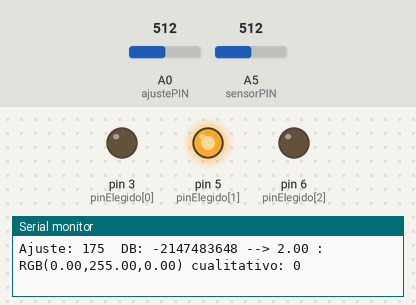
This sketch was run on a simulated Arduino Uno, built with avr-gcc and run on an emulated ATmega328P. Shown: output pins drawn as LEDs (lit = HIGH), the last lines printed to the serial monitor. Inputs (shaded band) come from the test bench; at power-on: A5 (sensorPIN) = 512, A0 (ajustePIN) = 512.

Above: at 1.2 s.
1.3 s: A5 (sensorPIN) set to 716
At 1.6 s:
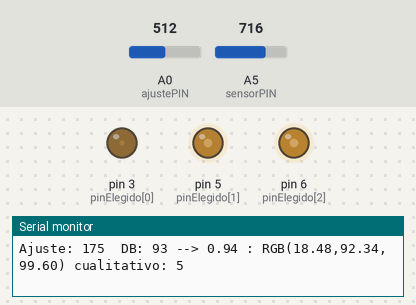
3.2 s: A5 (sensorPIN) set to 511
At 3.8 s:
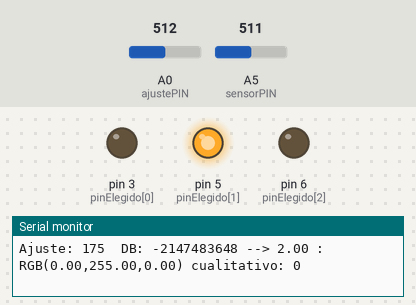
Timing chart, 0 to 6.2 s (numbered marks = the images above; inputs shaded):
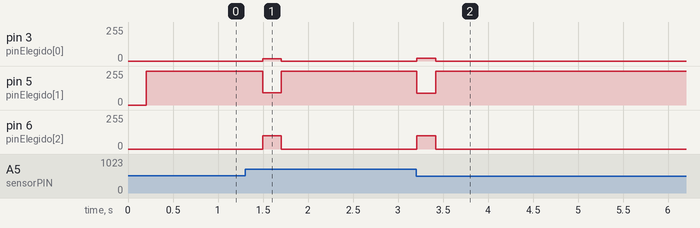

The sketch:

proyecto_semaforo_acustico_08_func_exp_CON_MIC.ino
```cpp
// proyecto semáforo acústico
// Consiste en detectar el nivel de ruido y emitir una luz de colores
// actuando como un semáforo

long valor = 0; // valor de entrada del potenciómetro analógico
int pinElegido[]={3,5,6}; // valores de los pins
float colorIntermedio[]={10.0,100.0,100.0}; // colores que se alcanzan en el valor intermedio (1) RGB
int numPin = 2;
int ajustePIN = A0;

const int sensitivity = -58;     // microphone sensitivity in dB
const int gain = 20;             // op-amp gain dB
const int sensorPIN = A5;
const int sampleWindow = 200;  // sample for 200 milliseconds
unsigned int sample;

void setup() {
  pinMode(3,OUTPUT); // salidas analógicas
  pinMode(5,OUTPUT); // salidas analógicas
  pinMode(6,OUTPUT); // salidas analógicas
  Serial.begin(9600);

}

void loop() {

   unsigned long startMillis= millis();  // Start of sample window
   unsigned int peakToPeak = 0;         // peak-to-peak level
   unsigned int signalMax = 0;
   unsigned int signalMin = 1024;       // 10 bit ADC = 2^10

   // collect data for Sample window width in mS
   while (millis() - startMillis < sampleWindow)
   {
      sample = analogRead(sensorPIN);

      if (sample < 1024)  // toss out spurious readings
      {
         // see if you have a new maxValue
         if (sample > signalMax)
         {
            signalMax = sample;  // save just the max levels
         }
         else if (sample < signalMin)
         {
            signalMin = sample;  // save just the min levels
         }
      }
   }
   peakToPeak = signalMax - signalMin;               // max - min = peak-peak amplitude

   double volts = ((peakToPeak * 5.0) / 1024)*10;    // convert to volts,gain 20db  = 10V
                                                     // Uno/Mega analogRead() voltages between 0 and 5 volts into integer values between 0 and 1023
                                                     // change if have different board


      // https://electronics.stackexchange.com/questions/96205/how-to-convert-volts-in-db-spl
      // The microphone sensitivity is -58db, so V RMS / PA is 0.001259
      // conversion using : http://www.sengpielaudio.com/calculator-gainloss.htm
   double volts_db = 20*log10(volts/0.001259);


     //  94 is a 1 Pa expressed as dB SPL
     // https://support.biamp.com/General/Audio/Microphone_sensitivity
     // https://forums.adafruit.com/download/file.php?id=38278&sid=3f8400ec828f5b22ed3be3ef64eb4e86
   double spl_db = volts_db + 94 + sensitivity - gain;

  encender(spl_db); // devuelve un número entre 0 y 2 con la situación del valor

  // Output results
  /*
   Serial.print("volts: " + String(volts) );
   Serial.print("\t");                        // prints a tab
   Serial.print("dB: " + String(volts_db) );
   Serial.print("\t");
   Serial.println("dB-spl: " + String(spl_db) ); */

}

// *********
// Funciones
// *********

void encender(long dato) {

  int ajuste = analogRead(ajustePIN); // valor del potenciómetro de ajuste
  ajuste = map(ajuste,0,1023,50,300); // Valores de decibelios considerados como máximo.

  int cual = map(dato,0,ajuste,0,10); // Elijo cual es el que me corresponde... Pero a lo mejor no hace falta
  float x = 2.0-((dato>=0 and dato<=ajuste)*(2.0*dato/ajuste)+(dato>ajuste)*2.0); // Cuando dato = 0, entonces x=2 y x va bajando...

  // Funcion parabólica para el rojo, en el rango de x entre 0 y 2
  float red = (127.5-colorIntermedio[0])*x*x+(2*colorIntermedio[0]-382.5)*x+255.0; // esta función calcula los valores de rojo, pasando por los colores 255 en 0,colorIntermedio[0] en 1 y 0 en 2
  red=red*(red>=0.0); // corta los valores negativos y los pone a cero

  // **********************************
  // Función exponencial para el verde
  // **********************************
  float Agreen= (colorIntermedio[1]*colorIntermedio[1])/(2.0*colorIntermedio[1]-255.0);
  float Cgreen = log(1.0-colorIntermedio[1]/Agreen);
  // Serial.print(Agreen,6);   Serial.print(" -- " );   Serial.print(Cgreen,6);
  float green = Agreen*(1-exp(Cgreen*x));
  // float green = (127.5-colorIntermedio[1])*x*x+(2*colorIntermedio[1]-127.5)*x+0.0; // esta función calcula los valores de verde, pasando por los colores 0 en 0,colorIntermedio[1] en 1 y 0 en 2
  // green=green*(green>=0.0); // corta los valores negativos y los pone a cero

  float blue = -colorIntermedio[2]*x*x+2*colorIntermedio[2]*x; // esta función calcula los valores de azul, pasando por los colores 0 en 0,50 en 1 y 0 en 2
  blue=blue*(blue>=0.0); // corta los valores negativos y los pone a cero

  analogWrite(pinElegido[0],(int) red); // Escribo en el pin primero el valor de los rojos. Valor absoluto corta los valores negativos
  analogWrite(pinElegido[1],(int) green); // Escribo en el pin primero el valor de los rojos
  analogWrite(pinElegido[2],(int) blue); // Escribo en el pin primero el valor de los rojos
  /*
  for (int i=0;i<=2;i++) {
    analogWrite(pinElegido[i],colores[cual][i]); //en cada pin Red 3, Green 5, Blue 6 se escribe los valores de "cual" he escogido
  } */
  // Serial.println((String) cual +" : "+ (String) colores[cual][0] +":" +(String) colores[cual][1] +":"+ (String) colores[cual][2] ) ;
  Serial.println("Ajuste: "+ (String) ajuste + "  DB: "+(String) dato +" --> "+ (String) x +" : RGB("+ (String) red +"," +(String) green +","+ (String) blue + ") cualitativo: " + (String) cual ) ;
}
```

Measured:
- after the input at 1.3 s, pin 3 (pinElegido[0]): 0/255 → 18/255 after 0.20 s, → 0/255 0.21 s later; pin 5 (pinElegido[1]): 254/255 → 92/255 after 0.20 s, → 254/255 0.21 s later; pin 6 (pinElegido[2]): 0/255 → 99/255 after 0.20 s, → 0/255 0.21 s later
- after the input at 3.2 s, pin 3 (pinElegido[0]): 0/255 → 20/255 at once, → 0/255 0.21 s later; pin 5 (pinElegido[1]): 254/255 → 90/255 at once, → 254/255 0.21 s later; pin 6 (pinElegido[2]): 0/255 → 99/255 at once, → 0/255 0.21 s later
